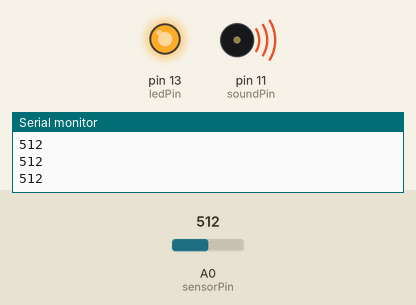
The sketch below on a simulated Arduino Uno, built with avr-gcc and run on an emulated ATmega328P. On the bench: output pins drawn as LEDs (lit = HIGH), buzzer (waves = sounding), the last lines printed to the serial monitor. The test bench sets the inputs (shaded band); at power-on: A0 (sensorPin) = 512.

Above: at 1.2 s.
1.3 s: A0 (sensorPin) set to 486
At 2.4 s:
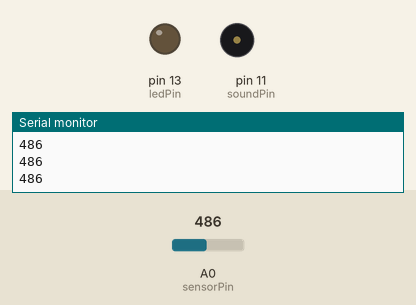
2.8 s: A0 (sensorPin) set to 510
At 3.6 s:
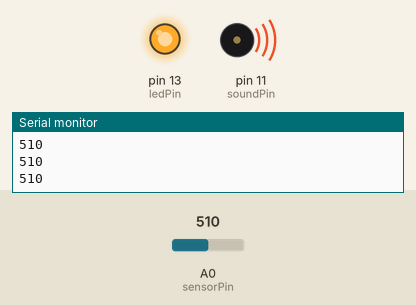
4.3 s: A0 (sensorPin) set to 490
At 4.7 s:
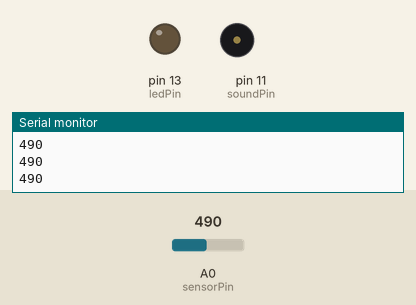
Timing chart, 0 to 7.3 s (numbered marks = the images above; inputs shaded):
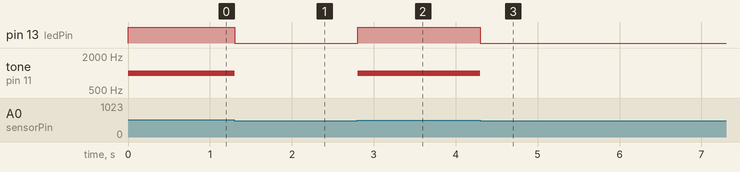

Measured:
- the behaviour switches between 501 and 500 on A0 (sensorPin) (found by bisection; images 0 and 1)
- after the input at 1.3 s, pin 13 (ledPin): HIGH → LOW at once; tone on pin 11 (soundPin): 1000 Hz → silent at once
- after the input at 2.8 s, pin 13 (ledPin): LOW → HIGH at once; tone on pin 11 (soundPin): silent → 1000 Hz at once
- after the input at 4.3 s, pin 13 (ledPin): HIGH → LOW at once; tone on pin 11 (soundPin): 1000 Hz → silent at once

The sketch:

Buttonswitch.ino
```cpp
/* this code is used to connect a button switch to Analog ) to turn on a light and sound.
Setup:
GND - 10K - button - Pos
Analog0 - button - pos
LED to pin 13.
Speaker to pin 11
*/

int sensorPin = A0;    // The potentiometer is connected to analog pin 0
int ledPin = 13;       // The LED is connected to digital pin 13
int sensorValue = 0;
int soundPin = 11;

void setup()
{
  pinMode(ledPin, OUTPUT);
  pinMode(soundPin, OUTPUT);
  Serial.begin(9600);
}

void loop() {
  sensorValue = analogRead(sensorPin);
    if(sensorValue > 500) {
      tone(soundPin, 1000, 100);
      digitalWrite(ledPin, HIGH);
    } else {
      noTone(soundPin);
      digitalWrite(ledPin, LOW);      // Turn the LED off
    }
  Serial.println(sensorValue);
}
```
